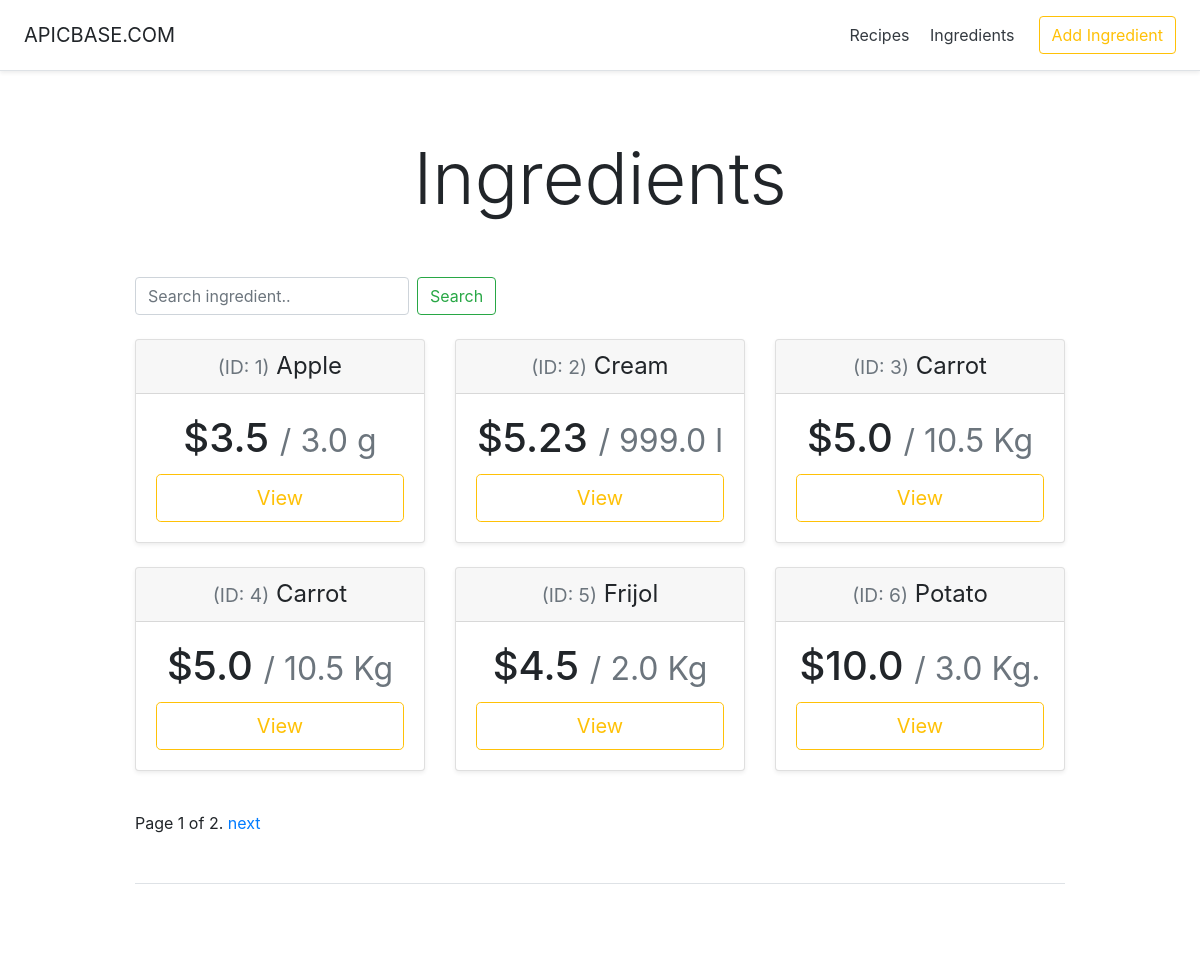
Page /recipeManager/ingredients/ on the earlier database version.
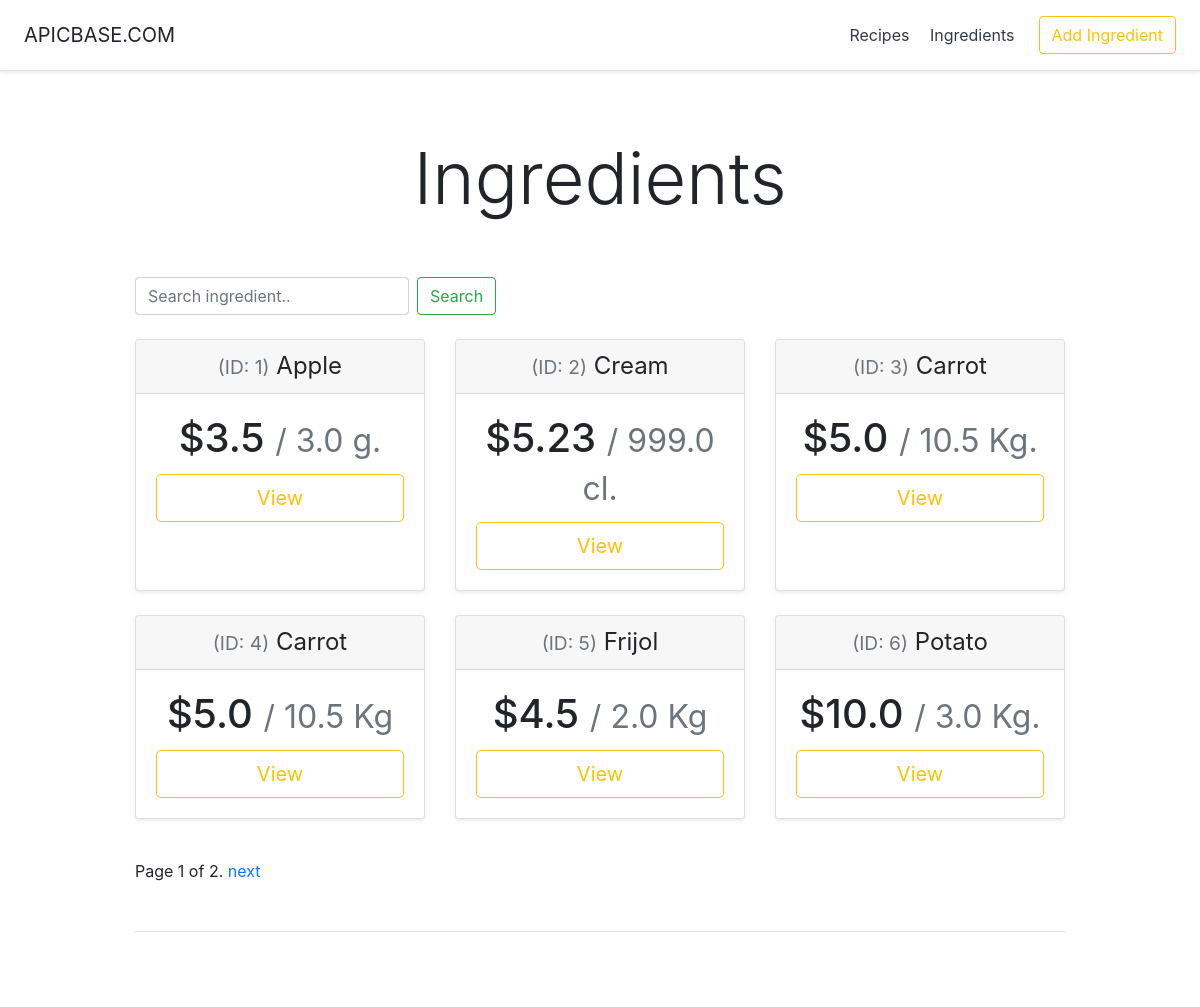
Same page on the later database version.
### recipeManager/models.py (models this page shows, shortened)
class Ingredient(models.Model):
    id = models.AutoField(primary_key=True)
    name = models.CharField(max_length=200)
    cost = models.FloatField()
    amount = models.FloatField()
    GRAMS='g.'
    KILOGRAMS='Kg.'
    CENTILITERS='cl.'
    LITERS='l.'
    UNIT_CHOICES = (
        (GRAMS, 'Gram'),
        (KILOGRAMS, 'Kilogram'),
        (CENTILITERS, 'Centiliter'),
        (LITERS, 'Liter')
    )
    unit = models.CharField(
        max_length=2,
        choices=UNIT_CHOICES,
        default=GRAMS,
    )

### recipeManager/views.py (the view)
# urls.py: path('ingredients/', views.IngredientsView.as_view(), name='ingredients'),
class IngredientsView(generic.ListView):
    template_name = 'recipeManager/ingredients.html'
    context_object_name = 'ingredients_list'
    paginate_by = 6
    def get_queryset(self):
        ingredients = Ingredient.objects.all()
        if 'search' in self.request.GET:
            return doSearch(self.request.GET['search'], ingredients)
        else:
            return ingredients

### recipeManager/templates/recipeManager/ingredients.html (shortened to what this page needs)
<!DOCTYPE html>
<html lang="en">
   <head>
      {% load static %}
      <link href="{%static 'recipeManager/bootstrap.min.css'%}" rel="stylesheet">
      {% load static %}
      <link href="{% static 'recipeManager/pricing.css' %}" rel="stylesheet">
   </head>
   <body>
      <div class="d-flex flex-column flex-md-row align-items-center p-3 px-md-4 mb-3 bg-white border-bottom shadow-sm">
         <h5 class="my-0 mr-md-auto font-weight-normal">APICBASE.COM</h5>
         <nav class="my-2 my-md-0 mr-md-3">
            <a class="p-2 text-dark" href="{% url 'recipeManager:index' %}">Recipes</a>
            <a class="p-2 text-dark" href="{% url 'recipeManager:ingredients' %}">Ingredients</a>
         </nav>
         <a class="btn btn-outline-warning" href="{% url 'recipeManager:addIngredient'%}">Add Ingredient</a>
      </div>
      <div class="pricing-header px-3 py-3 pt-md-5 pb-md-4 mx-auto text-center">
         <h1 class="display-3">Ingredients</h1>
      </div>
      <div class="container">
         <form class="form-inline my-lg-4" method="get">
            <input name="search" class="form-control mr-sm-2" type="search" placeholder="Search ingredient.." aria-label="Search">
            <button class="btn btn-outline-success my-2 my-sm-0" type="submit">Search</button>
         </form>
         <div class="card-deck mb-3 text-center">
            {% if ingredients_list %}
            {% for ingredient in ingredients_list %}
            <div class="card mb-4 shadow-sm">
               <div class="card-header">
                  <h4 class="my-0 font-weight-normal"><small class="text-muted">(ID: {{ ingredient.id }})</small> {{ ingredient.name }}</h4>
               </div>
               <div class="card-body">
                  <h1 class="card-title pricing-card-title">${{ ingredient.cost }} <small class="text-muted">/ {{ ingredient.amount }} {{ ingredient.unit }}</small></h1>
                  <a class="alert-link" style="text-decoration:none;" href="{% url 'recipeManager:ingredientDetail' ingredient.id %}">
                  <button type="button" class="btn btn-lg btn-block btn-outline-warning">View</button>
                  </a>
               </div>
            </div>
            {% endfor %}
            {% else %}
            <p><strong>No ingredients available.</strong></p>
            {% endif %}
         </div>
         {% if is_paginated %}
         <div class="pagination">
            <span class="page-links">
            <span class="page-current">
            Page {{ page_obj.number }} of {{ page_obj.paginator.num_pages }}.
            </span>
            {% if page_obj.has_next %}
            <a href="?page={{ page_obj.next_page_number }}">next</a>
            {% endif %}
            </span>
         </div>
         {% endif %}
         <footer class="pt-4 my-md-5 pt-md-5 border-top"></footer>
      </div>
   </body>
</html>

### recipeManager/static/recipeManager/pricing.css (style rules this page uses)
html { font-size: 14px; }
@media (min-width: 768px) { html { font-size: 16px; } }
.container { max-width: 960px; }
.pricing-header { max-width: 700px; }
.card-deck .card { min-width: 220px; }

Differences in the rows shown:
changed Ingredient "Apple": unit "g" → "g."
changed Ingredient "Cream": unit "l" → "cl."
changed Ingredient id 3: unit "Kg" → "Kg."
